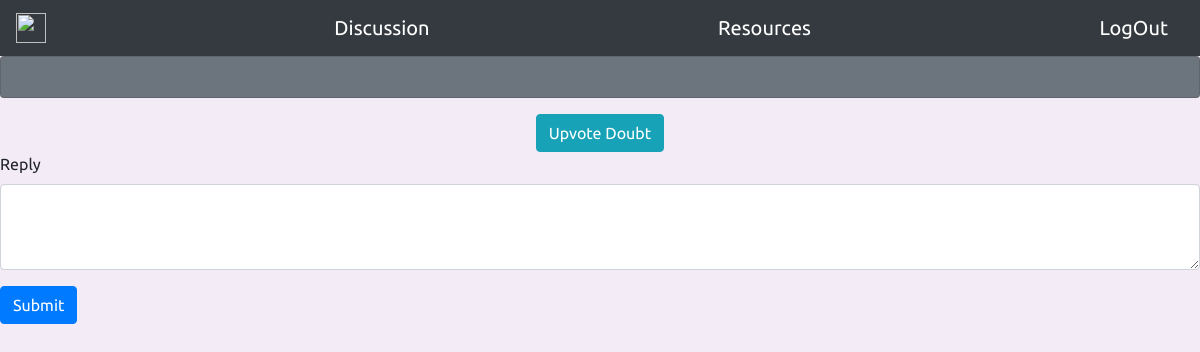
/doubts/DBMS/1 (signed in), run on an earlier commit of the app's database.
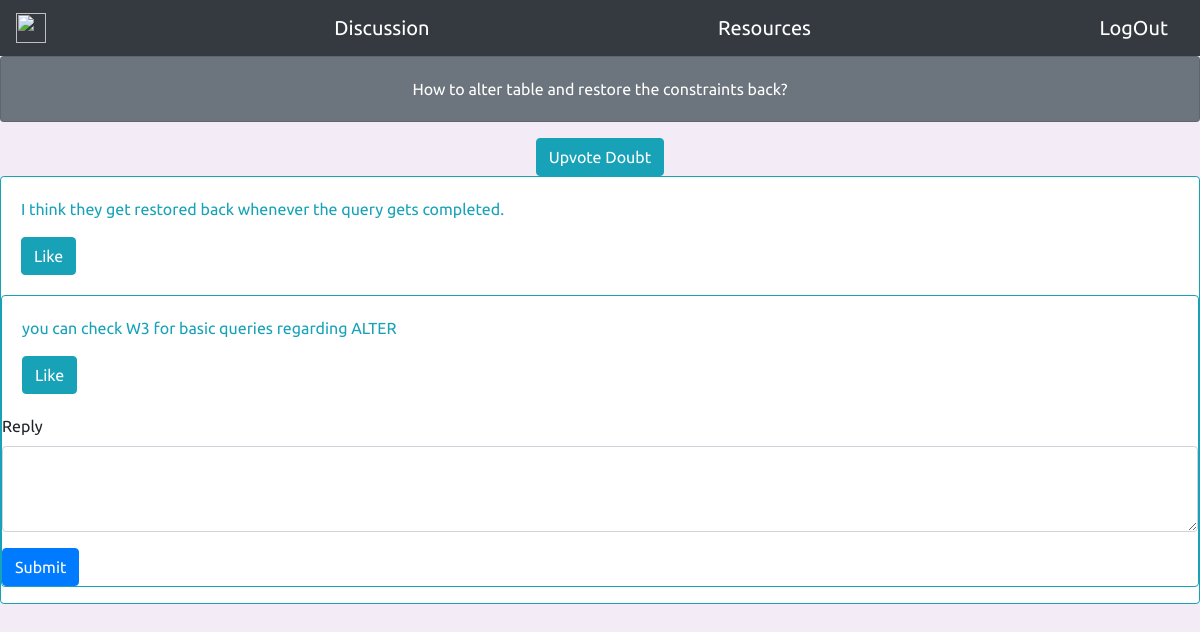
And on a later commit of the database.
### tables this page shows
CREATE TABLE discussion(
             
             doubt_id INTEGER PRIMARY KEY AUTOINCREMENT,
             doubt TEXT ,
             asked_by TEXT ,
             subject_id TEXT,
             time_posted timestamp,
             FOREIGN KEY(asked_by) REFERENCES student_details(username),
             FOREIGN KEY(subject_id) REFERENCES subjects(_id)
               
);

CREATE TABLE reply(
             
             reply_id INTEGER PRIMARY KEY AUTOINCREMENT,
             reply TEXT ,
             reply_by TEXT ,
             subject_id TEXT,
             doubt_id INTEGER,
             time_posted timestamp,
             FOREIGN KEY(reply_by) REFERENCES student_details(username),
             FOREIGN KEY(subject_id) REFERENCES subjects(_id),
             FOREIGN KEY(doubt_id) REFERENCES discussion(doubt_id)
               
);

### runner.py (the view, shortened to what this page needs)
@app.route('/doubts')
@app.route('/doubts/<subject>',methods=['GET',"POST"])
@app.route('/doubts/<subject>/<int:doubt_id>',methods=['GET',"POST"])
def doubts(subject=None , doubt_id=None):
    user=session['username']
    courses_enrolled= dm.get_user_subjects(user,session['account_type'])
    doubts=None
    comments=None
    cur_doubt=None
    upvote_status=None
    comments_liked = None
    if request.method=='GET':
        if subject is not None:
            doubts= dm.get_questions(subject)
        if doubt_id is not None:
            cur_doubt=dm.get_doubt(doubt_id)
            upvote_status=dm.check_upvote(session['username'],doubt_id)
            comments = dm.handle_reply('get_reply',doubt_id)
            comments_liked = dm.comment_like_status(session['username'],comments)
            print(comments_liked)
            print(comments)
        return render_template('doubts.html',subject=subject,courses=courses_enrolled,doubts=doubts,doubt_id=doubt_id,account_type=session['account_type'],comments=comments,cur_doubt=cur_doubt,upvote_status=upvote_status,comments_liked=comments_liked)

### database_management.py (called while the page is built)
def get_user_subjects(name,account_type):
    cur=connection.cursor()
    if account_type=='student':
        cur.execute('SELECT _id FROM student_details JOIN subjects ON student_details.branch=subjects.branch AND student_details.semester = subjects.semester WHERE username=(?);',(name,))
        result=cur.fetchall()
    else:
        cur.execute('SELECt subject_id FROM teaches WHERE username=(?)',(name,))
        result=cur.fetchall()
    return result

def get_questions(sub):
    cur = connection.cursor()
    cur.execute("SELECT doubt_id , doubt FROM discussion WHERE subject_id=(?)",(sub,))
    result= cur.fetchall()
    return result

def handle_reply(task ,doubt_id, reply=None ,reply_by=None,subject=None,time=None):
    cur = connection.cursor()
    if task=='insert_reply':
        cur.execute("""INSERT INTO reply(reply,reply_by,subject_id,doubt_id,time_posted)
        VALUES(?,?,?,?,?)""",(reply,reply_by,subject,doubt_id,time))
        connection.commit()
    if task == 'get_reply':
        cur.execute('SELECT reply,reply_id FROM reply WHERE doubt_id=(?)',(doubt_id,))
        result = cur.fetchall()
        return result

### templates/doubts.html (shortened to what this page needs)
{% extends "login_home.html" %}
    {% block content %}
        {% if subject  != None and doubt_id != None %}
        <center>
            <div class="card text-white bg-secondary mb-3">
                <div class="card-body">
                  <p class="card-text"> {{cur_doubt[0]}}</p>
                </div>
              </div>
              {% if account_type=='student' %}
                {% if upvote_status == False %}
                <button type="button" class="btn btn-info" onclick="window.location.href='{{ url_for( 'upvote_doubt' , subject=subject,doubt_id=doubt_id ) }}';">Upvote Doubt</button>
                {% endif %}
              {% endif %}
            </center>
            {% for i in range(comments|length)%}
            <div class="card border-info mb-3" >
                <div class="card-body text-info">
                  <p class="card-text">{{comments[i][0]}}</p>
                {% if account_type=='student' %}
                  {% if comments_liked[i] == 0 %}
                    <button onclick="window.location.href='{{ url_for( 'like_comment' , subject=subject,doubt_id=doubt_id ,reply_id=comments[i][1]) }}';" type="button" class="btn btn-info">Like</button>
                    </div>
                  {% endif %}
                {% endif %}
            {% endfor %}
            {% if account_type=='student' %}
                <form action='#' method='POST'>
                <div class="form-group">
                    <label for="exampleFormControlTextarea1">Reply</label>
                    <textarea class="form-control" id="exampleFormControlTextarea1" name='reply' rows="3"></textarea>
                  </div>
                <button  class="btn btn-primary" type="submit">Submit</button>
                </form>
            {% endif %}
        {% endif %}
    {% endblock %}

What changed in the data, as far as the page shows it:
added discussion: doubt "How to alter table and restore the constraints back?"
now on this page (row edited): reply: reply "I think they get restored back whenever the query gets completed."
now on this page (row edited): reply: reply "you can check W3 for basic queries regarding ALTER"
Also different on the page:
new list line: "Like"
